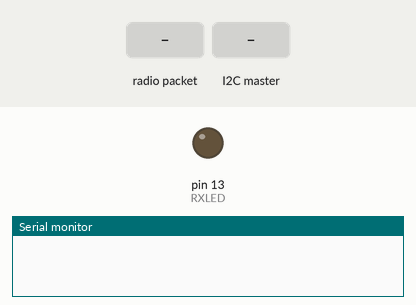
A sketch run on a simulated Arduino Nano, built with avr-gcc and run on an emulated ATmega328P. Shown: output pins drawn as LEDs (lit = HIGH), the last lines printed to the serial monitor. The test bench sets the inputs (shaded band). No radio packets arrive unless stated.

Above: at 1.2 s.
1.3 s: radio packet "1" arrives
At 1.42 s:
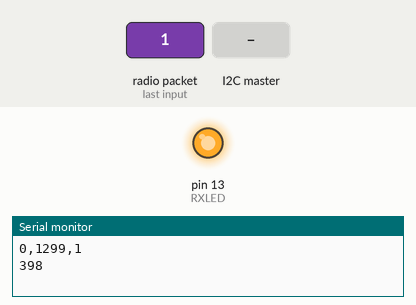
3.0 s: the I2C master sends the byte 1
Timing chart, 0 to 6.0 s (numbered marks = the images above; inputs shaded):
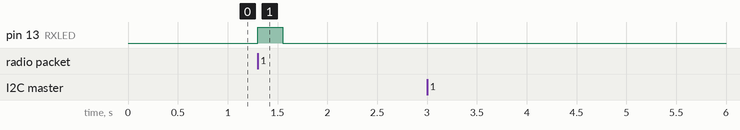

Measured:
- after the input at 1.3 s, pin 13 (RXLED): LOW → HIGH at once, → LOW 0.25 s later

The sketch:

rx_unit.ino
```cpp
#include <RH_ASK.h>
#include <SPI.h> // Not used but needed to compile
#include <Wire.h> // For I2C communication

#define BPS 4800 // TX baud rate
#define RXLED 13
#define I2C_ADDR 0x10

#define MAX_MSGS 5 // Size of the message stack
#define MSG_SIZE 100 // Size a message

RH_ASK rx_drvr(BPS);

uint8_t msgcnt = 0;
unsigned long last_rx = 0;
byte last_buf[50];
uint8_t last_buflen = 0;
int8_t send_msg_idx = 0;
uint8_t send_char_idx = 0;
uint8_t i2c_cmd = 0;

void setup()
{
  pinMode(RXLED, OUTPUT);

  Serial.begin(9600); // Debugging only
  if (!rx_drvr.init())
     Serial.println("init failed");

  Wire.begin(I2C_ADDR);
  Wire.onRequest(i2c_send);
  Wire.onReceive(i2c_receive);
}

// FIXME: Storing sensor data as a string is a waste of memory
typedef struct {
  char data[MSG_SIZE] = {0x0};
  uint8_t seq_num = 0; // Local sequential number
  unsigned long rcv_time = 0; // Time message was received locally
  uint8_t len = 0; // Data length
  uint8_t stat = 0; // Status 1-new; 2-transmitted
  unsigned int checksum = 0;
} data_message;

// Set up a FIFO queue for passing messages downstream
data_message messages[MAX_MSGS];

// Transient copy of the message being sent
data_message send_msg;

void loop()
{
    if ((millis() - last_rx) > 250)
    {
      digitalWrite(RXLED, LOW);
    }

    // TODO: Move the packet handling to a separate function
    uint8_t buf[50];
    uint8_t buflen = sizeof(buf);
    char data[50];
    if (rx_drvr.recv(buf, &buflen)) // Non-blocking
    {
      digitalWrite(RXLED, HIGH);
      last_rx = millis();

      // Skip this message if it is a retry
      // FIXME: Should this check the message number or compute a checksum?
      // See here for a simple checksum example, perhaps
      //   https://electronics.stackexchange.com/a/121712
      if (buflen==last_buflen && compare_buffers(buf, last_buf, buflen)){
        return;
      }

      // Copy the buffer data to a character
      memcpy(data, buf, buflen);
      data[buflen] = '\0';

      // FIXME: Get a realtime clock
      unsigned long msg_time;
      msg_time = millis();

      // Shift all the buffered messages
      for (uint8_t k=MAX_MSGS; k-->1; ){
//	Serial.println(k);
        messages[k] = messages[k-1];
      }

      // Load the current message buffer
      sprintf(messages[0].data,"%d,%lu,%s", msgcnt, msg_time, data);
      messages[0].len = strlen(messages[0].data);
      messages[0].stat = 1;
      messages[0].rcv_time = msg_time;
      messages[0].seq_num = msgcnt;

      messages[0].checksum = 0;
      for (uint8_t k; k<messages[0].len; k++){
	      messages[0].checksum += messages[0].data[k];
      }

      // Increment the message counter
      ++msgcnt;

      Serial.println(messages[0].data);
//      Serial.print(highByte(messages[0].checksum));
//      Serial.print(", ");
//      Serial.print(lowByte(messages[0].checksum));
//      Serial.print(", ");
      Serial.println(messages[0].checksum);

      // Copy the last buffer received to skip re-trys
      // FIXME: This could be grabbed from the queue
      memcpy(last_buf, buf, buflen);
      last_buflen = buflen;
    }
}

bool compare_buffers(uint8_t buff1[50], uint8_t buff2[50], uint8_t buflen) {
  // Compare two buffer arrays
  // TODO: Add a checksum so the whole message does not need evaluation
  for (uint8_t i; i<buflen; i++)
  {
    if (buff1[i] != buff2[i])
    {
      return false;
    }
  }
  return true;
}

char m[60];
uint8_t ci = 0;
uint8_t cb = 0;

void i2c_send() {
//  sprintf(m, "I2C request: i2c_cmd=%d; idx=%d; len=%d", i2c_cmd, send_msg_idx, messages[send_msg_idx].len);

  switch (i2c_cmd){
    case 1:
      if (send_msg_idx >= 0){
        // Send number of bytes in the message
        Wire.write(send_msg.len);
        send_char_idx = 0;

      } else {
	// Nothing to send yet
	Wire.write((uint8_t)0);

      }

  //    Serial.println(m);
      break;

    case 2:
      // Send the next character
      if (send_char_idx >= send_msg.len+2) {
        Wire.write((uint8_t)0);

      } else {
	if (send_char_idx<send_msg.len){
          Wire.write(send_msg.data[send_char_idx]);
	} else {
	// Split the int checksum across the final 2 bytes
	// FIXME: Checksum isn't working
	  if (ci==0){
	    cb = highByte(send_msg.checksum);
            Wire.write(cb);
//	    Serial.print("High byte: ");
//	    Serial.println(cb);
	    ci = 1;
	  } else {
	    cb = lowByte(send_msg.checksum);
            Wire.write(cb);
//	    Serial.print("Low byte: ");
//	    Serial.println(cb);
	    ci = 0;
	  }
	}

      }

      ++send_char_idx;

//      if (send_char_idx==0) {
//        Serial.println(m);
//      }

     break;

    default:
      break;

  }
}

void i2c_receive(int nbytes) {
  // TODO: Implement a command protocol
  // Example - https://electronics.stackexchange.com/a/121712
  while (Wire.available()>0){
    i2c_cmd = (uint8_t)Wire.read();
  }

  switch (i2c_cmd){
    case 1:
      // Set the index to the oldest unread message
      send_msg_idx = -1; // Flag for no unread messages
      for (uint8_t i = MAX_MSGS; i-- > 0;){
        if (messages[i].stat==1){
	  send_msg_idx = i;
          break;
	}
      }

      // If all packets have been sent upstream
      if (send_msg_idx<0){
        break;
      }

      // Copy the message while it's being sent
//      send_msg = messages[send_msg_idx];
//      memcpy(&send_msg, &messages[send_msg_idx], sizeof(data_message));
      strncpy(send_msg.data, messages[send_msg_idx].data, messages[send_msg_idx].len);
      send_msg.seq_num = messages[send_msg_idx].seq_num;
      send_msg.rcv_time = messages[send_msg_idx].rcv_time;
      send_msg.len = messages[send_msg_idx].len;
      send_msg.stat = messages[send_msg_idx].stat;
      send_msg.checksum = messages[send_msg_idx].checksum;

      send_char_idx = 0;

      Serial.print("Send Msg: ");
      Serial.println(send_msg.data);

      break;

    case 2:
      // Send the message
      break;

    case 3:
      // Done with current message
      // Find it in the queue and set the status
      for (uint8_t i=0; i<MAX_MSGS; i++){
        if (messages[i].seq_num==send_msg.seq_num){
          messages[i].stat=2;
	  break;
	}
      }
      break;

    case 4:
      // Resend the current message
      send_msg.stat = 1;
      send_char_idx = 0;
      i2c_cmd = 2;
      break;
  }

//  sprintf(m, "I2C received: %d", i2c_cmd);
//  Serial.println(m);

}
```
